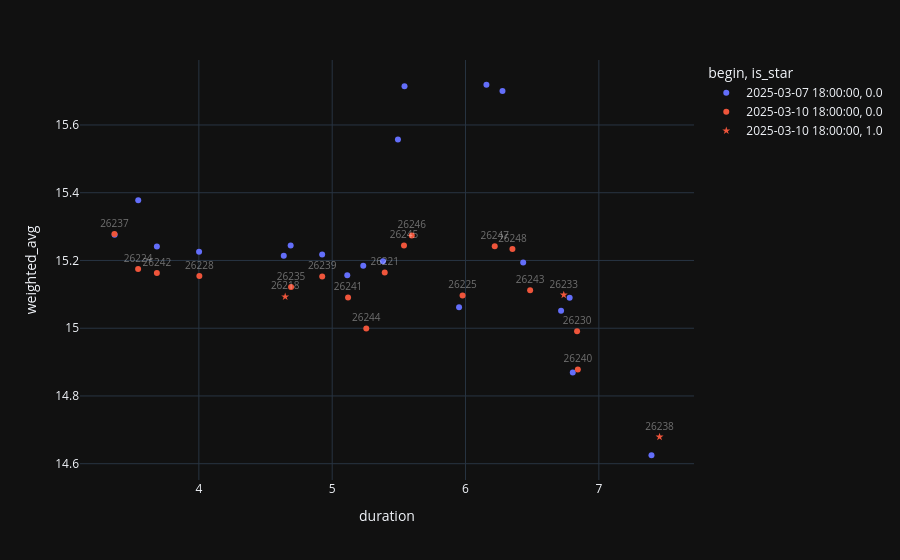

This figure's notebook cell:
### Code cell
dates = get_mos_dates_range(dt.date(2025, 3, 10), 2)

samples = [AuctionModelSample(date=date, out_dir=LUIGI_OUTPUT_DIR, time_of_day=dt.timedelta(hours=18), target_type=TargetType.FIRST) for date in dates]
tasks = samples

if not all(t.complete() for t in tasks):
    luigi.build(tasks, local_scheduler=True)

dfs = []

for sample, date in zip(samples, dates):
    yields = YieldCandles(date=date, out_dir=LUIGI_OUTPUT_DIR, bond_type=BondType.FIX, board=Board.TQOB, period=CandlePeriod.ONE_HOUR)
    metrics_df = yields.clone(BondMetricsAtVWAP).read_output()
    yields_df = yields.read_output()


    df = yields_df[yields_df['end'].dt.hour == 18][['weighted_avg']].join(metrics_df[['duration']])\
            .join(sample.read_output().set_index('secid')[['issue_size_ts', 'issue_size_mln', 'remaining_size_mln', 'placement_end_date']].round()).query('duration > 3').reset_index()
    df['date'] = df['begin'].dt.normalize()
    df['series'] = symbol_to_series(df['secid']) if date == dates[-1] else np.nan
    df['is_star'] = (df['issue_size_ts'].dt.date == date).astype(float)
    dfs.append(df)

df = pd.concat(dfs)

fig = px.scatter(df,
                 x='duration',
                 y='weighted_avg',
                 color='begin',
                 # hover_name='secid',
                 hover_data=['remaining_size_mln', 'issue_size_mln', 'placement_end_date'],
                 text='series',
                 symbol='is_star',
                 symbol_map={1.: 'star', 0.: 'circle'})

fig.update_traces(textposition='top center',
                  textfont_size=10,
                  textfont_color='rgba(255,255,255,0.4)')

### Figure 1 — Plotly figure (JSON) as saved in the notebook; plotly's stock layout.template omitted (floating-point values rounded to 4 significant figures)
{"data": [{"customdata": [[null, null, null], [50000.0, 400000.0, "2027-12-31T00:00:00"], [50000.0, 400000.0, "2027-12-31T00:00:00"], [null, null, null], [30120.0, 500000.0, "2027-12-31T00:00:00"], [null, null, null], [null, null, null], [42980.0, 550000.0, "2027-12-31T00:00:00"], [null, null, null], [null, null, null], [50000.0, 550000.0, "2027-12-31T00:00:00"], [50000.0, 550000.0, "2027-12-31T00:00:00"], [null, null, null], [70640.0, 550000.0, "2027-12-31T00:00:00"], [null, null, null], [null, null, null], [371100.0, 500000.0, "2026-12-23T00:00:00"], [428000.0, 750000.0, "2026-12-23T00:00:00"], [456500.0, 750000.0, "2026-12-23T00:00:00"], [280000.0, 750000.0, "2026-12-23T00:00:00"]], "hovertemplate": "begin=2025-03-07 18:00:00<br>is_star=0.0<br>duration=%{x}<br>weighted_avg=%{y}<br>series=%{text}<br>remaining_size_mln=%{customdata[0]}<br>issue_size_mln=%{customdata[1]}<br>placement_end_date=%{customdata[2]}<extra></extra>", "legendgroup": "2025-03-07 18:00:00, 0.0", "marker": {"color": "#636efa", "symbol": "circle"}, "mode": "markers+text", "name": "2025-03-07 18:00:00, 0.0", "orientation": "v", "showlegend": true, "text": [NaN, NaN, NaN, NaN, NaN, NaN, NaN, NaN, NaN, NaN, NaN, NaN, NaN, NaN, NaN, NaN, NaN, NaN, NaN, NaN], "x": [4.637, 5.381, 3.545, 5.951, 4.002, 6.781, 6.717, 4.689, 3.369, 7.395, 4.925, 6.804, 5.113, 3.685, 6.432, 5.233, 5.493, 5.542, 6.157, 6.277], "xaxis": "x", "y": [15.21, 15.2, 15.38, 15.06, 15.23, 15.09, 15.05, 15.24, 15.28, 14.62, 15.22, 14.87, 15.16, 15.24, 15.19, 15.18, 15.56, 15.71, 15.72, 15.7], "yaxis": "y", "type": "scatter", "textfont": {"color": "rgba(255,255,255,0.4)", "size": 10}, "textposition": "top center"}, {"customdata": [[50000.0, 400000.0, "2027-12-31T00:00:00"], [50000.0, 400000.0, "2027-12-31T00:00:00"], [null, null, null], [30120.0, 500000.0, "2027-12-31T00:00:00"], [null, null, null], [42980.0, 550000.0, "2027-12-31T00:00:00"], [null, null, null], [50000.0, 550000.0, "2027-12-31T00:00:00"], [50000.0, 550000.0, "2027-12-31T00:00:00"], [null, null, null], [70640.0, 550000.0, "2027-12-31T00:00:00"], [null, null, null], [null, null, null], [371100.0, 500000.0, "2026-12-23T00:00:00"], [428000.0, 750000.0, "2026-12-23T00:00:00"], [456500.0, 750000.0, "2026-12-23T00:00:00"], [280000.0, 750000.0, "2026-12-23T00:00:00"]], "hovertemplate": "begin=2025-03-10 18:00:00<br>is_star=0.0<br>duration=%{x}<br>weighted_avg=%{y}<br>series=%{text}<br>remaining_size_mln=%{customdata[0]}<br>issue_size_mln=%{customdata[1]}<br>placement_end_date=%{customdata[2]}<extra></extra>", "legendgroup": "2025-03-10 18:00:00, 0.0", "marker": {"color": "#EF553B", "symbol": "circle"}, "mode": "markers+text", "name": "2025-03-10 18:00:00, 0.0", "orientation": "v", "showlegend": true, "text": [26220.0, 26220.0, 26220.0, 26230.0, 26230.0, 26240.0, 26240.0, 26240.0, 26240.0, 26240.0, 26240.0, 26240.0, 26240.0, 26240.0, 26250.0, 26250.0, 26250.0], "x": [5.394, 3.544, 5.978, 4.004, 6.837, 4.692, 3.367, 4.925, 6.842, 5.119, 3.685, 6.484, 5.256, 5.538, 5.597, 6.219, 6.352], "xaxis": "x", "y": [15.16, 15.17, 15.1, 15.15, 14.99, 15.12, 15.28, 15.15, 14.88, 15.09, 15.16, 15.11, 15.0, 15.24, 15.27, 15.24, 15.23], "yaxis": "y", "type": "scatter", "textfont": {"color": "rgba(255,255,255,0.4)", "size": 10}, "textposition": "top center"}, {"customdata": [[100000.0, 350000.0, "2027-12-31T00:00:00"], [100000.0, 600000.0, "2027-12-31T00:00:00"], [100000.0, 650000.0, "2027-12-31T00:00:00"]], "hovertemplate": "begin=2025-03-10 18:00:00<br>is_star=1.0<br>duration=%{x}<br>weighted_avg=%{y}<br>series=%{text}<br>remaining_size_mln=%{customdata[0]}<br>issue_size_mln=%{customdata[1]}<br>placement_end_date=%{customdata[2]}<extra></extra>", "legendgroup": "2025-03-10 18:00:00, 1.0", "marker": {"color": "#EF553B", "symbol": "star"}, "mode": "markers+text", "name": "2025-03-10 18:00:00, 1.0", "orientation": "v", "showlegend": true, "text": [26220.0, 26230.0, 26240.0], "x": [4.647, 6.737, 7.455], "xaxis": "x", "y": [15.09, 15.1, 14.68], "yaxis": "y", "type": "scatter", "textfont": {"color": "rgba(255,255,255,0.4)", "size": 10}, "textposition": "top center"}], "layout": {"xaxis": {"anchor": "y", "domain": [0.0, 1.0], "title": {"text": "duration"}}, "yaxis": {"anchor": "x", "domain": [0.0, 1.0], "title": {"text": "weighted_avg"}}, "legend": {"title": {"text": "begin, is_star"}, "tracegroupgap": 0}, "margin": {"t": 60}}}
